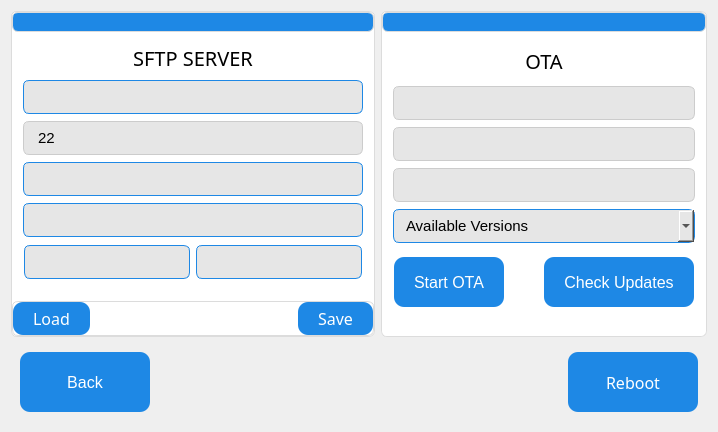
     <widget class="QWidget" name="page">
      <layout class="QVBoxLayout" name="verticalLayout_2">
       <item>
        <layout class="QHBoxLayout" name="horizontalLayout_3">
         <item>
          <widget class="QFrame" name="DeviceInfoFrame_4">
           <property name="styleSheet">
            <string notr="true">background: white;                /* White background */
    border: 1px solid #dcdcdc;        /* Light grey border */
    border-radius: 6px;</string>
           </property>
           <layout class="QVBoxLayout" name="verticalLayout_10">
            <property name="spacing">
             <number>0</number>
            </property>
            <property name="leftMargin">
             <number>0</number>
            </property>
            <property name="topMargin">
             <number>0</number>
            </property>
            <property name="rightMargin">
             <number>0</number>
            </property>
            <property name="bottomMargin">
             <number>0</number>
            </property>
            <item>
             <widget class="QLabel" name="label_10">
              <property name="sizePolicy">
               <sizepolicy hsizetype="Preferred" vsizetype="Fixed">
                <horstretch>0</horstretch>
                <verstretch>0</verstretch>
               </sizepolicy>
              </property>
              <property name="maximumSize">
               <size>
                <width>16777215</width>
                <height>20</height>
               </size>
              </property>
              <property name="styleSheet">
               <string notr="true">background-color: #1E88E5;        /* Blue strip at the top */
    color: white;                     /* White text */
    font-size: 16px;
    font-weight: bold;
    padding: 6px;
    border-top-left-radius: 6px;
    border-top-right-radius: 6px;</string>
              </property>
              <property name="text">
               <string/>
              </property>
              <property name="alignment">
               <set>Qt::AlignCenter</set>
              </property>
             </widget>
            </item>
            <item>
             <widget class="QFrame" name="verticalFrame_4">
              <property name="styleSheet">
               <string notr="true">background: white;                /* White background */
    border: 1px solid #ffffff;        /* Light grey border */
    border-radius: 6px; </string>
              </property>
              <layout class="QVBoxLayout" name="verticalLayout_11">
               <property name="spacing">
                <number>7</number>
               </property>
               <property name="leftMargin">
                <number>10</number>
               </property>
               <property name="topMargin">
                <number>10</number>
               </property>
               <property name="rightMargin">
                <number>10</number>
               </property>
               <property name="bottomMargin">
                <number>20</number>
               </property>
               <item>
                <widget class="QLabel" name="label_11">
                 <property name="font">
                  <font>
                   <family>Gilroy</family>
                   <pointsize>15</pointsize>
                  </font>
                 </property>
                 <property name="styleSheet">
                  <string notr="true">border-color: rgb(255, 255, 255);</string>
                 </property>
                 <property name="text">
                  <string>SFTP SERVER</string>
                 </property>
                 <property name="alignment">
                  <set>Qt::AlignCenter</set>
                 </property>
                </widget>
               </item>
               <item>
                <widget class="QLineEdit" name="sftp_ip">
                 <property name="focusPolicy">
                  <enum>Qt::ClickFocus</enum>
                 </property>
                 <property name="styleSheet">
                  <string notr="true">background: #e6e6e6;              /* Light grey box for info rows */
    border: 1px solid #1E88E5;        /* Blue thin border */
    border-radius: 6px;
    padding: 6px 12px;
    font-size: 15px;
    color: black;</string>
                 </property>
                 <property name="inputMask">
                  <string/>
                 </property>
                 <property name="text">
                  <string/>
                 </property>
                 <property name="placeholderText">
                  <string notr="true"/>
                 </property>
                </widget>
               </item>
               <item>
                <widget class="QLineEdit" name="sftp_port">
                 <property name="enabled">
                  <bool>false</bool>
                 </property>
                 <property name="focusPolicy">
                  <enum>Qt::ClickFocus</enum>
                 </property>
                 <property name="styleSheet">
                  <string notr="true">background: #e6e6e6;              /* Light grey box for info rows */
    border: 1px solid #CCC;        /* Blue thin border */
    border-radius: 6px;
    padding: 6px 12px;
    font-size: 15px;
    color: black;</string>
                 </property>
                 <property name="text">
                  <string>22</string>
                 </property>
                 <property name="readOnly">
                  <bool>true</bool>
                 </property>
                 <property name="placeholderText">
                  <string/>
                 </property>
                </widget>
               </item>
               <item>
                <widget class="QLineEdit" name="sftp_user">
                 <property name="focusPolicy">
                  <enum>Qt::ClickFocus</enum>
                 </property>
                 <property name="styleSheet">
                  <string notr="true">background: #e6e6e6;              /* Light grey box for info rows */
    border: 1px solid #1E88E5;        /* Blue thin border */
    border-radius: 6px;
    padding: 6px 12px;
    font-size: 15px;
    color: black;</string>
                 </property>
                 <property name="inputMask">
                  <string/>
                 </property>
                 <property name="text">
                  <string/>
                 </property>
                 <property name="placeholderText">
                  <string/>
                 </property>
                </widget>
               </item>
               <item>
                <widget class="QLineEdit" name="sftp_pass">
                 <property name="focusPolicy">
                  <enum>Qt::ClickFocus</enum>
                 </property>
                 <property name="styleSheet">
                  <string notr="true">background: #e6e6e6;              /* Light grey box for info rows */
    border: 1px solid #1E88E5;        /* Blue thin border */
    border-radius: 6px;
    padding: 6px 12px;
    font-size: 15px;
    color: black;</string>
                 </property>
                 <property name="inputMask">
                  <string/>
                 </property>
                 <property name="placeholderText">
                  <string/>
                 </property>
                </widget>
               </item>
               <item>
                <widget class="QFrame" name="horizontalFrame_7">
                 <property name="sizePolicy">
                  <sizepolicy hsizetype="Preferred" vsizetype="Fixed">
                   <horstretch>0</horstretch>
                   <verstretch>0</verstretch>
                  </sizepolicy>
                 </property>
                 <property name="minimumSize">
                  <size>
                   <width>0</width>
                   <height>35</height>
                  </size>
                 </property>
                 <property name="styleSheet">
                  <string notr="true">background: #ffffff;              /* Light grey box for info rows */
    border: 1px solid #ffffff;        /* Blue thin border */
</string>
                 </property>
                 <layout class="QHBoxLayout" name="horizontalLayout_10">
                  <property name="spacing">
                   <number>6</number>
                  </property>
                  <property name="leftMargin">
                   <number>0</number>
                  </property>
                  <property name="topMargin">
                   <number>0</number>
                  </property>
                  <property name="rightMargin">
                   <number>0</number>
                  </property>
                  <property name="bottomMargin">
                   <number>0</number>
                  </property>
                  <item>
                   <widget class="QLineEdit" name="sftp_int">
                    <property name="focusPolicy">
                     <enum>Qt::ClickFocus</enum>
                    </property>
                    <property name="styleSheet">
                     <string notr="true">background: #e6e6e6;              /* Light grey box for info rows */
    border: 1px solid #1E88E5;        /* Blue thin border */
    border-radius: 6px;
    padding: 6px 12px;
    font-size: 15px;
    color: black;</string>
                    </property>
                    <property name="placeholderText">
                     <string/>
                    </property>
                   </widget>
                  </item>
                  <item>
                   <widget class="QLineEdit" name="sftp_sch">
                    <property name="focusPolicy">
                     <enum>Qt::ClickFocus</enum>
                    </property>
                    <property name="styleSheet">
                     <string notr="true">background: #e6e6e6;              /* Light grey box for info rows */
    border: 1px solid #1E88E5;        /* Blue thin border */
    border-radius: 6px;
    padding: 6px 12px;
    font-size: 15px;
    color: black;</string>
                    </property>
                    <property name="placeholderText">
                     <string/>
                    </property>
                    <property name="clearButtonEnabled">
                     <bool>false</bool>
                    </property>
                   </widget>
                  </item>
                 </layout>
                </widget>
               </item>
              </layout>
             </widget>
            </item>
            <item>
             <widget class="QFrame" name="horizontalFrame_8">
              <property name="sizePolicy">
               <sizepolicy hsizetype="Preferred" vsizetype="Fixed">
                <horstretch>0</horstretch>
                <verstretch>0</verstretch>
               </sizepolicy>
              </property>
              <property name="maximumSize">
               <size>
                <width>16777215</width>
                <height>35</height>
               </size>
              </property>
              <layout class="QHBoxLayout" name="horizontalLayout_16">
               <property name="spacing">
                <number>0</number>
               </property>
               <property name="leftMargin">
                <number>0</number>
               </property>
               <property name="topMargin">
                <number>0</number>
               </property>
               <property name="rightMargin">
                <number>0</number>
               </property>
               <property name="bottomMargin">
                <number>0</number>
               </property>
               <item>
                <widget class="QPushButton" name="sftp_load_btn">
                 <property name="sizePolicy">
                  <sizepolicy hsizetype="Minimum" vsizetype="Fixed">
                   <horstretch>0</horstretch>
                   <verstretch>0</verstretch>
                  </sizepolicy>
                 </property>
                 <property name="font">
                  <font>
                   <family>Gilroy</family>
                   <pointsize>-1</pointsize>
                  </font>
                 </property>
                 <property name="focusPolicy">
                  <enum>Qt::TabFocus</enum>
                 </property>
                 <property name="styleSheet">
                  <string notr="true">QPushButton {
    background-color: #1E88E5;   /* Blue */
    color: white;               /* White text */
    border: none;               /* No border line */
    border-radius: 10px;        /* Rounded corners */
    padding: 6px 20px;          /* Spacing inside */
    font-size: 16px;            /* Font size */
}

QPushButton:hover {
    background-color: #1565C0;  /* Darker blue on hover */
}

QPushButton:pressed {
    background-color: #0D47A1;  /* Darkest blue when pressed */
}
QPushButton:focus {
    outline: none;                 /* Remove dotted border */
    background-color: #074475;     /* Brighter blue highlight */
    border: 2px solid black;       /* White glow/border */
}</string>
                 </property>
                 <property name="text">
                  <string>Load</string>
                 </property>
                </widget>
               </item>
               <item>
                <spacer name="horizontalSpacer_6">
                 <property name="orientation">
                  <enum>Qt::Horizontal</enum>
                 </property>
                 <property name="sizeType">
                  <enum>QSizePolicy::Expanding</enum>
                 </property>
                 <property name="sizeHint" stdset="0">
                  <size>
                   <width>40</width>
                   <height>20</height>
                  </size>
                 </property>
                </spacer>
               </item>
               <item>
                <widget class="QPushButton" name="sftp_save_btn">
                 <property name="font">
                  <font>
                   <family>Gilroy</family>
                   <pointsize>-1</pointsize>
                  </font>
                 </property>
                 <property name="focusPolicy">
                  <enum>Qt::TabFocus</enum>
                 </property>
                 <property name="styleSheet">
                  <string notr="true">QPushButton {
    background-color: #1E88E5;   /* Blue */
    color: white;               /* White text */
    border: none;               /* No border line */
    border-radius: 10px;        /* Rounded corners */
    padding: 6px 20px;          /* Spacing inside */
    font-size: 16px;            /* Font size */
}

QPushButton:hover {
    background-color: #1565C0;  /* Darker blue on hover */
}

QPushButton:pressed {
    background-color: #0D47A1;  /* Darkest blue when pressed */
}
QPushButton:focus {
    outline: none;                 /* Remove dotted border */
    background-color: #074475;     /* Brighter blue highlight */
    border: 2px solid black;       /* White glow/border */
}</string>
                 </property>
                 <property name="text">
                  <string>Save</string>
                 </property>
                </widget>
               </item>
              </layout>
             </widget>
            </item>
           </layout>
          </widget>
         </item>
         <item>
          <widget class="QFrame" name="DeviceInfoFrame_6">
           <property name="styleSheet">
            <string notr="true">background: white;                /* White background */
    border: 1px solid #dcdcdc;        /* Light grey border */
    border-radius: 6px;</string>
           </property>
           <layout class="QVBoxLayout" name="verticalLayout_14">
            <property name="spacing">
             <number>0</number>
            </property>
            <property name="leftMargin">
             <number>0</number>
            </property>
            <property name="topMargin">
             <number>0</number>
            </property>
            <property name="rightMargin">
             <number>0</number>
            </property>
            <property name="bottomMargin">
             <number>0</number>
            </property>
            <item>
             <widget class="QLabel" name="label_14">
              <property name="sizePolicy">
               <sizepolicy hsizetype="Preferred" vsizetype="Fixed">
                <horstretch>0</horstretch>
                <verstretch>0</verstretch>
               </sizepolicy>
              </property>
              <property name="maximumSize">
               <size>
                <width>16777215</width>
                <height>20</height>
               </size>
              </property>
              <property name="styleSheet">
               <string notr="true">background-color: #1E88E5;        /* Blue strip at the top */
    color: white;                     /* White text */
    font-size: 16px;
    font-weight: bold;
    padding: 6px;
    border-top-left-radius: 6px;
    border-top-right-radius: 6px;</string>
              </property>
              <property name="text">
               <string/>
              </property>
              <property name="alignment">
               <set>Qt::AlignCenter</set>
              </property>
             </widget>
            </item>
            <item>
             <widget class="QFrame" name="verticalFrame_6">
              <property name="styleSheet">
               <string notr="true">background: white;                /* White background */
    border: 1px solid #ffffff;        /* Light grey border */
    border-radius: 6px; </string>
              </property>
              <layout class="QVBoxLayout" name="verticalLayout_15">
               <property name="spacing">
                <number>7</number>
               </property>
               <property name="leftMargin">
                <number>10</number>
               </property>
               <property name="topMargin">
                <number>10</number>
               </property>
               <property name="rightMargin">
                <number>10</number>
               </property>
               <property name="bottomMargin">
                <number>20</number>
               </property>
               <item>
                <widget class="QLabel" name="label_15">
                 <property name="font">
                  <font>
                   <family>Gilroy</family>
                   <pointsize>15</pointsize>
                  </font>
                 </property>
                 <property name="styleSheet">
                  <string notr="true">border-color: rgb(255, 255, 255);</string>
                 </property>
                 <property name="text">
                  <string>OTA</string>
                 </property>
                 <property name="alignment">
                  <set>Qt::AlignCenter</set>
                 </property>
                </widget>
               </item>
               <item>
                <widget class="QLineEdit" name="ota_cur_version">
                 <property name="enabled">
                  <bool>false</bool>
                 </property>
                 <property name="focusPolicy">
                  <enum>Qt::ClickFocus</enum>
                 </property>
                 <property name="styleSheet">
                  <string notr="true">background: #e6e6e6;              /* Light grey box for info rows */
    border: 1px solid #CCC;        /* Blue thin border */
    border-radius: 6px;
    padding: 6px 12px;
    font-size: 15px;
    color: black;</string>
                 </property>
                 <property name="inputMask">
                  <string/>
                 </property>
                 <property name="text">
                  <string/>
                 </property>
                 <property name="readOnly">
                  <bool>true</bool>
                 </property>
                 <property name="placeholderText">
                  <string notr="true"/>
                 </property>
                </widget>
               </item>
               <item>
                <widget class="QLineEdit" name="ota_last_date">
                 <property name="enabled">
                  <bool>false</bool>
                 </property>
                 <property name="focusPolicy">
                  <enum>Qt::ClickFocus</enum>
                 </property>
                 <property name="styleSheet">
                  <string notr="true">background: #e6e6e6;              /* Light grey box for info rows */
    border: 1px solid #CCC;        /* Blue thin border */
    border-radius: 6px;
    padding: 6px 12px;
    font-size: 15px;
    color: black;</string>
                 </property>
                 <property name="readOnly">
                  <bool>true</bool>
                 </property>
                 <property name="placeholderText">
                  <string/>
                 </property>
                </widget>
               </item>
               <item>
                <widget class="QLineEdit" name="ota_last_time">
                 <property name="enabled">
                  <bool>false</bool>
                 </property>
                 <property name="styleSheet">
                  <string notr="true">background: #e6e6e6;              /* Light grey box for info rows */
    border: 1px solid #CCC;        /* Blue thin border */
    border-radius: 6px;
    padding: 6px 12px;
    font-size: 15px;
    color: black;</string>
                 </property>
                 <property name="readOnly">
                  <bool>true</bool>
                 </property>
                </widget>
               </item>
               <item>
                <widget class="QComboBox" name="comboBox">
                 <property name="styleSheet">
                  <string notr="true">background: #e6e6e6;              /* Light grey box for info rows */
    border: 1px solid #1E88E5;        /* Blue thin border */
    border-radius: 6px;
    padding: 6px 12px;
    font-size: 15px;
    color: black;</string>
                 </property>
                 <property name="placeholderText">
                  <string>Available Versions</string>
                 </property>
                </widget>
               </item>
               <item>
                <widget class="QFrame" name="horizontalFrame">
                 <property name="sizePolicy">
                  <sizepolicy hsizetype="Preferred" vsizetype="Preferred">
                   <horstretch>0</horstretch>
                   <verstretch>0</verstretch>
                  </sizepolicy>
                 </property>
                 <property name="minimumSize">
                  <size>
                   <width>0</width>
                   <height>65</height>
                  </size>
                 </property>
                 <layout class="QHBoxLayout" name="horizontalLayout_6">
                  <property name="spacing">
                   <number>0</number>
                  </property>
                  <property name="leftMargin">
                   <number>0</number>
                  </property>
                  <property name="topMargin">
                   <number>0</number>
                  </property>
                  <property name="rightMargin">
                   <number>0</number>
                  </property>
                  <property name="bottomMargin">
                   <number>0</number>
                  </property>
                  <item>
                   <widget class="QPushButton" name="OTA_pushButton">
                    <property name="sizePolicy">
                     <sizepolicy hsizetype="Fixed" vsizetype="Fixed">
                      <horstretch>0</horstretch>
                      <verstretch>0</verstretch>
                     </sizepolicy>
                    </property>
                    <property name="minimumSize">
                     <size>
                      <width>80</width>
                      <height>50</height>
                     </size>
                    </property>
                    <property name="focusPolicy">
                     <enum>Qt::TabFocus</enum>
                    </property>
                    <property name="styleSheet">
                     <string notr="true">QPushButton {
    background-color: #1E88E5;   /* Blue */
    color: white;               /* White text */
    border: none;               /* No border line */
    border-radius: 10px;        /* Rounded corners */
    padding: 6px 20px;          /* Spacing inside */
    font-size: 16px;            /* Font size */
}

QPushButton:hover {
    background-color: #1565C0;  /* Darker blue on hover */
}

QPushButton:pressed {
    background-color: #0D47A1;  /* Darkest blue when pressed */
}
QPushButton:focus {
    outline: none;                 /* Remove dotted border */
    background-color: #074475;     /* Brighter blue highlight */
    border: 2px solid black;       /* White glow/border */
}</string>
                    </property>
                    <property name="text">
                     <string>Start OTA</string>
                    </property>
                   </widget>
                  </item>
                  <item>
                   <spacer name="horizontalSpacer_4">
                    <property name="orientation">
                     <enum>Qt::Horizontal</enum>
                    </property>
                    <property name="sizeHint" stdset="0">
                     <size>
                      <width>40</width>
                      <height>20</height>
                     </size>
                    </property>
                   </spacer>
                  </item>
                  <item>
                   <widget class="QPushButton" name="pushButton_5">
                    <property name="sizePolicy">
                     <sizepolicy hsizetype="Fixed" vsizetype="Fixed">
                      <horstretch>0</horstretch>
                      <verstretch>0</verstretch>
                     </sizepolicy>
                    </property>
                    <property name="minimumSize">
                     <size>
                      <width>80</width>
                      <height>50</height>
                     </size>
                    </property>
                    <property name="focusPolicy">
                     <enum>Qt::TabFocus</enum>
                    </property>
                    <property name="styleSheet">
                     <string notr="true">QPushButton {
    background-color: #1E88E5;   /* Blue */
    color: white;               /* White text */
    border: none;               /* No border line */
    border-radius: 10px;        /* Rounded corners */
    padding: 6px 20px;          /* Spacing inside */
    font-size: 16px;            /* Font size */
}

QPushButton:hover {
    background-color: #1565C0;  /* Darker blue on hover */
}

QPushButton:pressed {
    background-color: #0D47A1;  /* Darkest blue when pressed */
}
QPushButton:focus {
    outline: none;                 /* Remove dotted border */
    background-color: #074475;     /* Brighter blue highlight */
    border: 2px solid black;       /* White glow/border */
}</string>
                    </property>
                    <property name="text">
                     <string>Check Updates</string>
                    </property>
                   </widget>
                  </item>
                 </layout>
                </widget>
               </item>
              </layout>
             </widget>
            </item>
           </layout>
          </widget>
         </item>
        </layout>
       </item>
       <item>
        <widget class="QFrame" name="frame">
         <layout class="QHBoxLayout" name="horizontalLayout_2">
          <item>
           <widget class="QPushButton" name="fact_back_btn">
            <property name="sizePolicy">
             <sizepolicy hsizetype="Fixed" vsizetype="Fixed">
              <horstretch>0</horstretch>
              <verstretch>0</verstretch>
             </sizepolicy>
            </property>
            <property name="minimumSize">
             <size>
              <width>130</width>
              <height>60</height>
             </size>
            </property>
            <property name="styleSheet">
             <string notr="true">QPushButton {
    background-color: #1E88E5;   /* Blue */
    color: white;               /* White text */
    border: none;               /* No border line */
    border-radius: 10px;        /* Rounded corners */
    padding: 6px 20px;          /* Spacing inside */
    font-size: 16px;            /* Font size */
}

QPushButton:hover {
    background-color: #1565C0;  /* Darker blue on hover */
}

QPushButton:pressed {
    background-color: #0D47A1;  /* Darkest blue when pressed */
}
QPushButton:focus {
    outline: none;                 /* Remove dotted border */
    background-color: #074475;     /* Brighter blue highlight */
    border: 2px solid black;       /* White glow/border */
}</string>
            </property>
            <property name="text">
             <string>Back</string>
            </property>
           </widget>
          </item>
          <item>
           <spacer name="horizontalSpacer">
            <property name="orientation">
             <enum>Qt::Horizontal</enum>
            </property>
            <property name="sizeHint" stdset="0">
             <size>
              <width>40</width>
              <height>20</height>
             </size>
            </property>
           </spacer>
          </item>
          <item>
           <widget class="QPushButton" name="reboot_btn">
            <property name="sizePolicy">
             <sizepolicy hsizetype="Fixed" vsizetype="Fixed">
              <horstretch>0</horstretch>
              <verstretch>0</verstretch>
             </sizepolicy>
            </property>
            <property name="minimumSize">
             <size>
              <width>130</width>
              <height>60</height>
             </size>
            </property>
            <property name="font">
             <font>
              <family>Gilroy</family>
              <pointsize>-1</pointsize>
             </font>
            </property>
            <property name="focusPolicy">
             <enum>Qt::TabFocus</enum>
            </property>
            <property name="styleSheet">
             <string notr="true">QPushButton {
    background-color: #1E88E5;   /* Blue */
    color: white;               /* White text */
    border: none;               /* No border line */
    border-radius: 10px;        /* Rounded corners */
    padding: 6px 20px;          /* Spacing inside */
    font-size: 16px;            /* Font size */
}

QPushButton:hover {
    background-color: #1565C0;  /* Darker blue on hover */
}

QPushButton:pressed {
    background-color: #0D47A1;  /* Darkest blue when pressed */
}
QPushButton:focus {
    outline: none;                 /* Remove dotted border */
    background-color: #074475;     /* Brighter blue highlight */
    border: 2px solid black;       /* White glow/border */
}</string>
            </property>
            <property name="text">
             <string>Reboot</string>
            </property>
           </widget>
          </item>
         </layout>
        </widget>
       </item>
      </layout>
     </widget>
